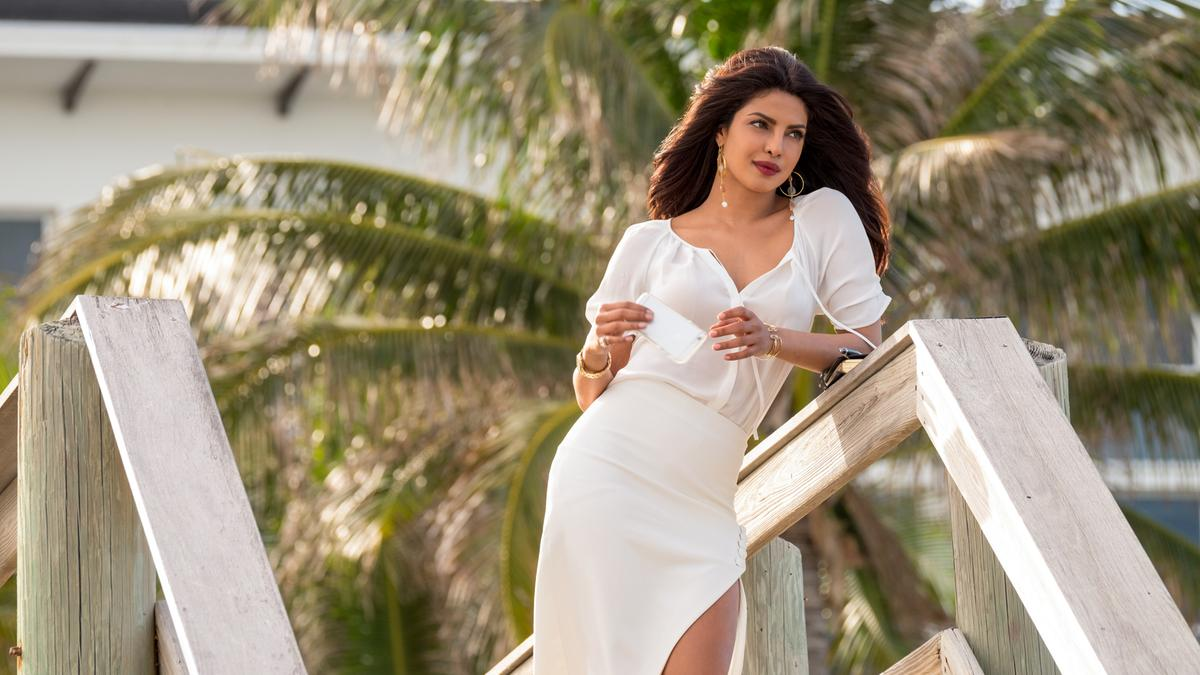
#> input picture trainingImages/0/2018-priyanka-chopra-wallpaper.jpg, 1200 x 675 px, given in place of 20210918_122411.jpg, which was not available
$ python photo_mode.py
#> lines starting #> are read from the running program, lines starting #| are printed output that depends on the picture; pictures that were not available may be replaced by others from this repository, and a replacement may not be noted
### faceRecognition.py
import cv2
import os
import numpy as np
from loaderKP import loading as load
import os


def faceDetection(test_img):
    gray_img=cv2.cvtColor(test_img,cv2.COLOR_BGR2GRAY)
    face_haar_cascade=cv2.CascadeClassifier(os.getcwd()+'\HaarCascade\haarcascade_frontalface_default.xml')    #Load haar classifier
    faces = face_haar_cascade.detectMultiScale(gray_img,scaleFactor=1.3,minNeighbors=5)

    return (faces,gray_img)

# #Given a directory below function returns part of gray_img which is face alongwith its label/ID


def labels_for_training_data(directory):

    faces=[]
    faceID=[]
    for path,subdirnames,filenames in os.walk(directory):
        for filename in filenames:
            if filename.startswith("."):
                print("skipping system file")
                continue
            id=os.path.basename(path)
            imag_path=os.path.join(path,filename)
            print("Folder :",id,"\n",imag_path)                             # ....................Loading part
            # loading()
            try:
                test_img=cv2.imread(imag_path)
            except (test_img is None):
                print("image was not able to load")

            faces_rect,gray_img=faceDetection(test_img)

            if (len(faces_rect)!=1):
                continue
            else:
                (x,y,w,h)=faces_rect[0]
            roi_gray=gray_img[y:y+w,x:x+h]  #crops the image into face
            faces.append(roi_gray)
            try:
                faceID.append(int(id))
            except:
                continue
    load()
    return(faces,faceID)


# #Below function trains haar classifier and takes faces,faceID returned by previous function as its arguments
def train_classifier(faces,faceID):
    face_recognizer=cv2.face_LBPHFaceRecognizer.create()      # LBPHFaceRecognizer = local binary pattern histogram face recognizer
    face_recognizer.train(faces,np.array(faceID))
    return (face_recognizer)

#------------------------------------------------------------------------------------------------------------------------------

def draw_rect(test_img,face):
    (x,y,w,h)=face
    cv2.rectangle(test_img,(x,y),(x+w,y+h),(255,0,0),thickness=5)

# #Below function writes name of person for detected label

def put_text(test_img,text,x,y):
    cv2.putText(test_img,text,(x,y),cv2.FONT_HERSHEY_PLAIN,3,(200,2,0),4)

### loaderKP.py
import time
from tqdm import tqdm


def loading():
    for _ in tqdm(range(100),desc="Loding.....",ascii=False):
        time.sleep(0.01)
        pass

    print("loding done")


    time.sleep(3)


# [2 lines that do not run on import are left out]


### photo_mode.py
import cv2
import os
import numpy as np
import faceRecognition as fR
import time
import os
from tqdm import tqdm
directory = os.getcwd()

test_img=cv2.imread(directory+'/TestImages/20210918_122411.jpg')
#> test_img is the input picture: shape (675, 1200, 3); mean B, G, R 122, 145.2, 156.4

# test_img path

faces_detected,gray_img=fR.faceDetection(test_img)
#> in faceDetection, `gray_img=cv2.cvtColor(test_img,cv2.COLOR_BGR2GRAY)`:
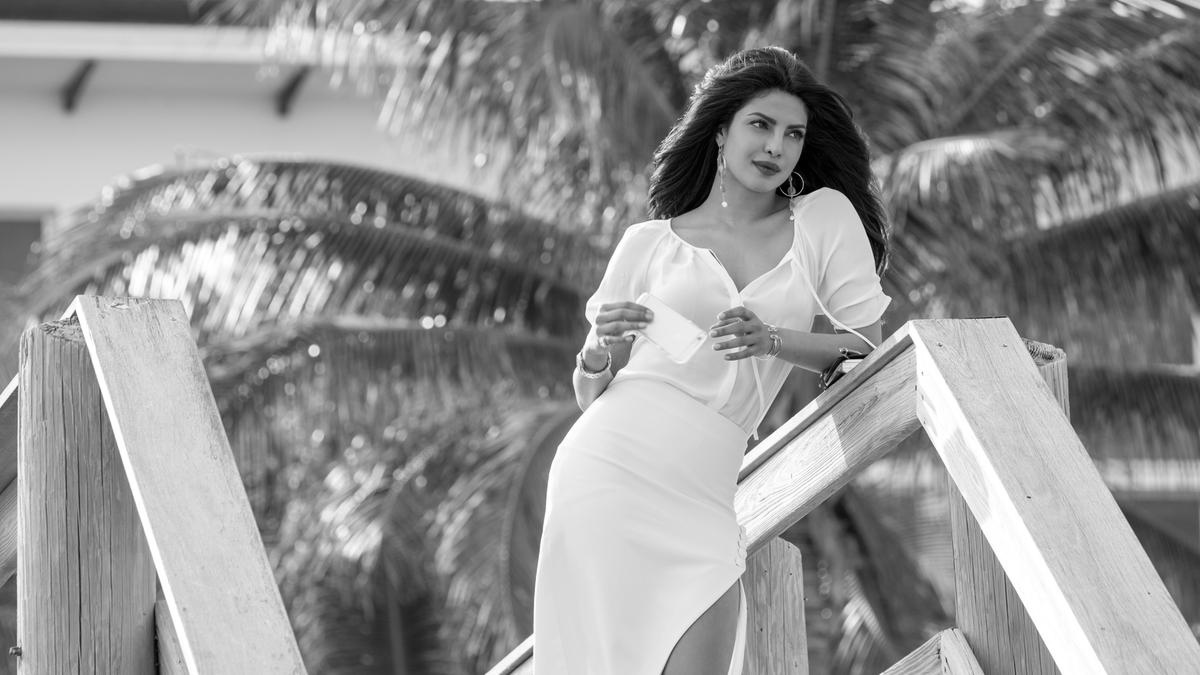
#> gray_img: shape (675, 1200); min 0, max 255, mean 145.9
#> in faceDetection, `faces = face_haar_cascade.detectMultiScale(gray_img,scaleFactor=1.3,mi..`: faces = [[723, 90, 101, 101]]
#> faces_detected = [[723, 90, 101, 101]]
print("faces_detected:",faces_detected  )
#| faces_detected: [[723  90 101 101]]

if "trainingData.yml" not in os.listdir(directory):
    faces,faceid= fR.labels_for_training_data('./trainingImages')
#> pass 3 of the loop in labels_for_training_data, `for path,subdirnames,filenames in os.walk(directory):`:
#| Folder : 1
#|  ./trainingImages/1/05_07_2018_kng_shdi_1_18160994.jpg
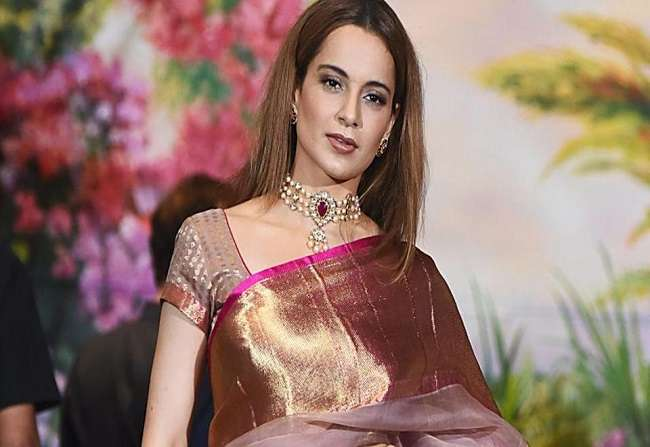
#> input picture trainingImages/1/05_07_2018_kng_shdi_1_18160994.jpg, 650 x 447 px
#> in labels_for_training_data, test_img is the input picture: shape (447, 650, 3); mean B, G, R 109.3, 119.5, 149.1
#> in faceDetection (call 4), `gray_img=cv2.cvtColor(test_img,cv2.COLOR_BGR2GRAY)`:
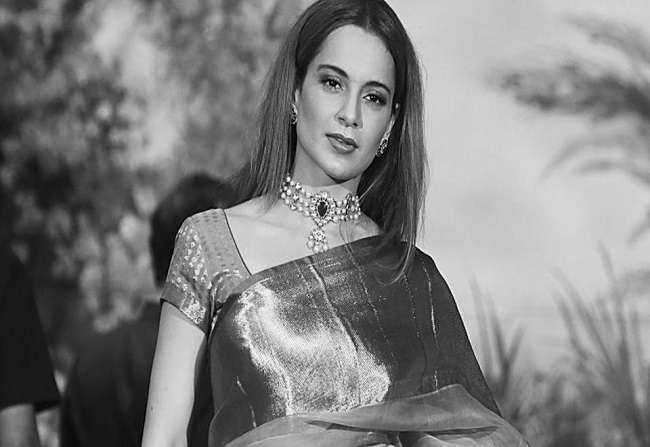
#> gray_img: shape (447, 650); min 1, max 252, mean 127.2
#> faces = [[285, 38, 132, 132], [52, 38, 149, 149]]
#> the loop in loading, `for _ in tqdm(range(100),desc="Loding.....",ascii=False):` made 100 passes
    face_recognizer =fR.train_classifier(faces,faceid)
    face_recognizer.save('trainingData.yml')
    name={0:"Priyanka",1:"Kangana",2:"Robert Dowery Jr.",3:"Lauren German",4:"Tom Ellis"}

else:
    face_recognizer=cv2.face.LBPHFaceRecognizer_create()
    face_recognizer.read('trainingData.yml')
    name={0:"Priyanka",1:"Kangana",2:"Robert Dowery Jr.",3:"Lauren German",4:"Prateek kumar singh",5:"Tom Ellis"}


for face in faces_detected:
    (x,y,w,h)=face
    roi_gray=gray_img[y:y+h,x:x+h]                                   # extracting the region
    label,confidence=face_recognizer.predict(roi_gray)
    print(f"Label : {label}\nConfidence_Score : {confidence}")    # prints the values stored

    fR.draw_rect(test_img,face)
    predicted_name=name[label]
    if confidence>37:
        continue
    fR.put_text(test_img,predicted_name,x,y)
#> this loop made 1 pass
#> test_img: shape (675, 1200, 3)

#--------------------------------------------------------------------------------------------------------------------------------


    # for (x,y,w,h) in faces_detected:
    #     cv2.rectangle(test_img,(x,y),(x+w,y+h),(250,0,0),thickness=5)

resized_img=cv2.resize(test_img,(1000,900))
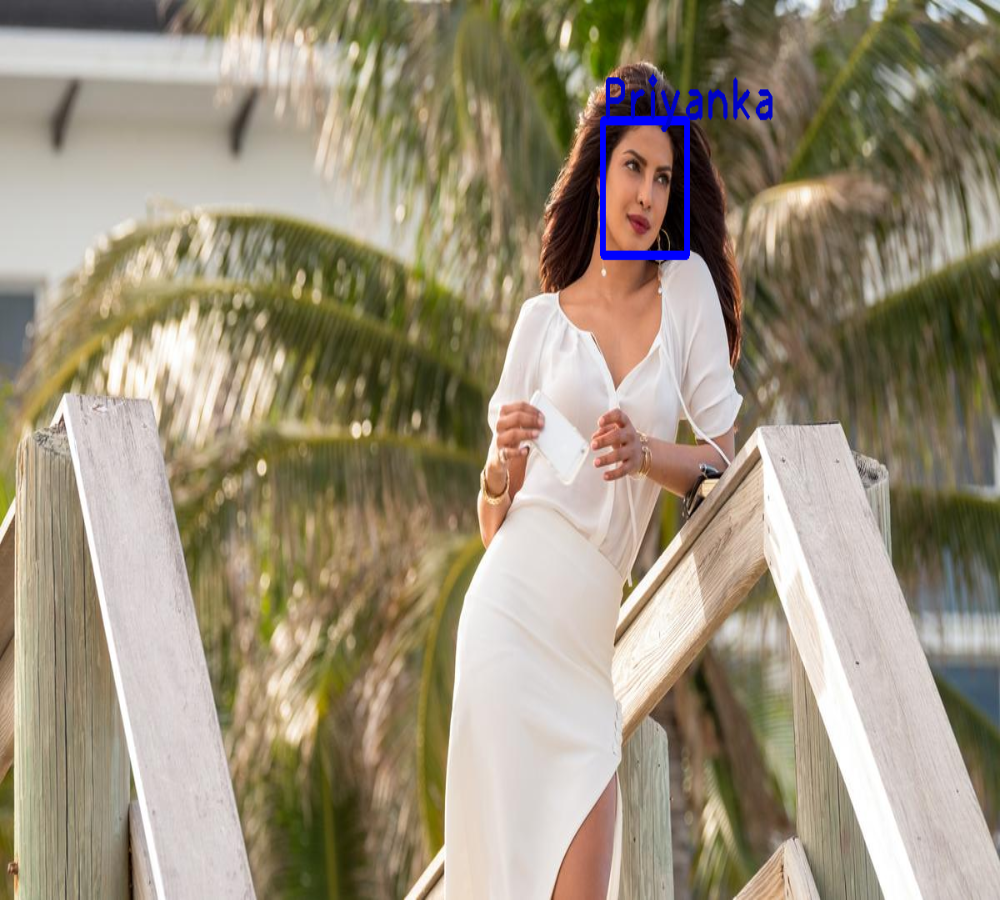
#> resized_img: shape (900, 1000, 3); mean B, G, R 123, 144.7, 155.8
cv2.imshow("face-detected",resized_img)
cv2.waitKey(0)
cv2.destroyAllWindows()
